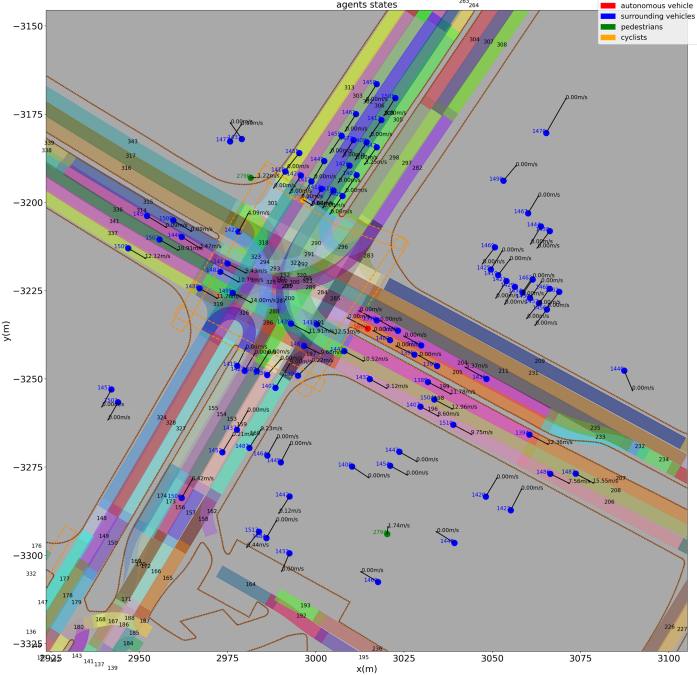
#> input picture images/portfolio5/lane_polygon_map_matching.png, 2090 x 2025 px, found by its file name (shown at 1/3 size)
$ python resize_image.py
#> lines starting #> are read from the running program, lines starting #| are printed output that depends on the picture
from PIL import Image
import os

def resize_image(input_path, output_width=None, output_height=None, keep_aspect=True):
    """
    Resize a PNG image to specified dimensions.

    Args:
        input_path (str): Path to the input PNG file
        output_width (int): Desired width in pixels (None to calculate from height)
        output_height (int): Desired height in pixels (None to calculate from width)
        keep_aspect (bool): Whether to maintain aspect ratio (default: True)

    Returns:
        str: Path to the resized image
    """
#> called with output_width = 500, output_height = 300, keep_aspect = True
    # Open the image
    with Image.open(input_path) as img:
#> img is the input picture: PIL image 2090x2025 RGBA; mean R, G, B, A 168.8, 167.3, 167.7, 255
        original_width, original_height = img.size
#> original_width = 2090; original_height = 2025

        # Calculate new dimensions if keeping aspect ratio
        if keep_aspect:
            if output_width and output_height:
                # Calculate scaling factors for both dimensions
                width_ratio = output_width / original_width
#> width_ratio = 0.239
                height_ratio = output_height / original_height
#> height_ratio = 0.148
                # Use the smaller ratio to maintain aspect
                ratio = min(width_ratio, height_ratio)
#> ratio = 0.148
                new_width = int(original_width * ratio)
#> new_width = 309
                new_height = int(original_height * ratio)
#> new_height = 300
            elif output_width:
                ratio = output_width / original_width
                new_width = output_width
                new_height = int(original_height * ratio)
            elif output_height:
                ratio = output_height / original_height
                new_height = output_height
                new_width = int(original_width * ratio)
            else:
                raise ValueError("Either width or height must be specified")
        else:
            new_width = output_width or original_width
            new_height = output_height or original_height

        # Resize the image
        resized_img = img.resize((new_width, new_height), Image.LANCZOS)
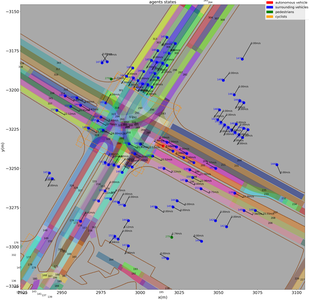
#> resized_img: PIL image 309x300 RGBA; mean R, G, B, A 168.8, 167.3, 167.6, 255

        # Create output filename
        dirname, basename = os.path.split(input_path)
        name, ext = os.path.splitext(basename)
        output_filename = f"{name}_{new_width}x{new_height}{ext}"
#> output_filename = 'lane_polygon_map_matching_309x300.png'
        output_path = os.path.join(dirname, output_filename)

        # Save the resized image
        resized_img.save(output_path)
        print(f"Image saved to: {output_path}")
#| Image saved to: C://Users//yimin//cv//academicpages.github.io//images//portfolio5/lane_polygon_map_matching_309x300.png
        return output_path

# Example usage:
if __name__ == "__main__":
    input_image = "C://Users//yimin//cv//academicpages.github.io//images//portfolio5//lane_polygon_map_matching.png"  # Change this to your image path
    resize_image(input_image, 500, 300)  # Resize to 500x300
    #resize_image(input_image, 800)       # Resize width to 800, height auto
    #resize_image(input_image, None, 600) # Resize height to 600, width auto

$ run again, with images/portfolio5/conflict_point_in_crossing.png copied over images/portfolio5/lane_polygon_map_matching.png
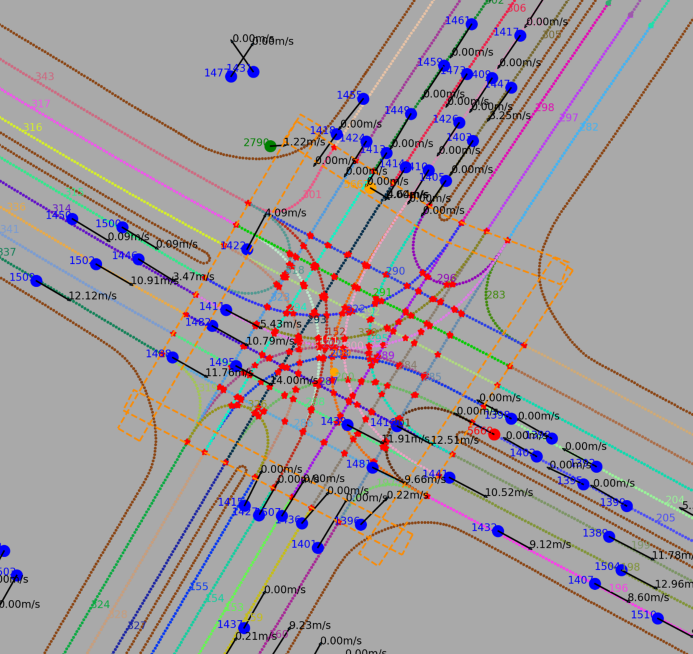
#> input picture images/portfolio5/conflict_point_in_crossing.png, 2078 x 1962 px, found by its file name (shown at 1/3 size)
#> in resize_image, img is the input picture: PIL image 2078x1962 RGBA; mean R, G, B, A 161.3, 156.5, 159.7, 255
#> in resize_image, `resized_img = img.resize((new_width, new_height), Image.LANCZOS)`:
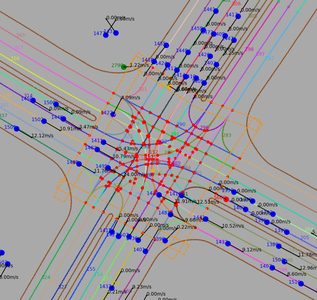
#> resized_img: PIL image 317x300 RGBA; mean R, G, B, A 161.3, 156.6, 159.7, 255
#| Image saved to: C://Users//yimin//cv//academicpages.github.io//images//portfolio5/lane_polygon_map_matching_317x300.png

$ run again, with images/portfolio5/lane_center_line_visualization.png copied over images/portfolio5/lane_polygon_map_matching.png
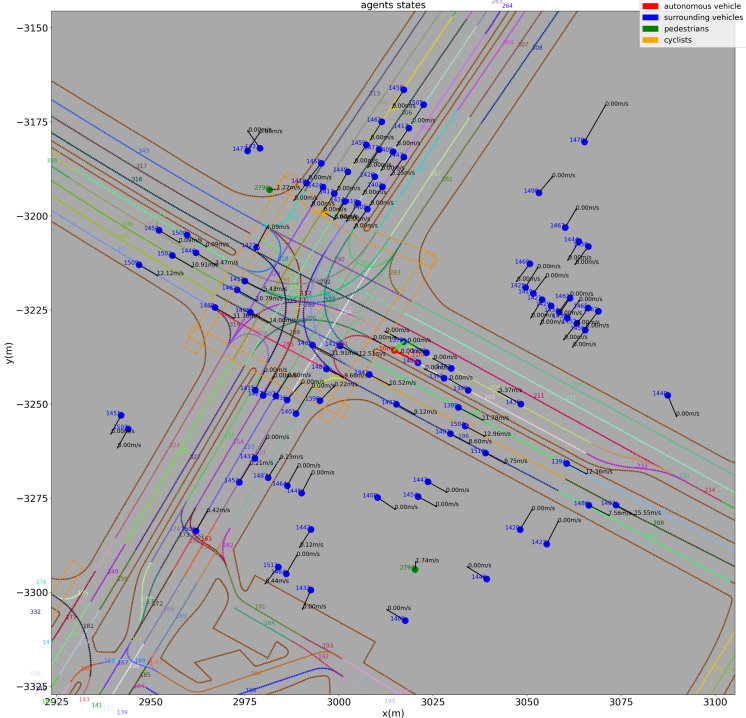
#> input picture images/portfolio5/lane_center_line_visualization.png, 2236 x 2154 px, found by its file name (shown at 1/3 size)
#> in resize_image, img is the input picture: PIL image 2236x2154 RGBA; mean R, G, B, A 174.5, 173.6, 174.8, 255
#> in resize_image, `resized_img = img.resize((new_width, new_height), Image.LANCZOS)`:
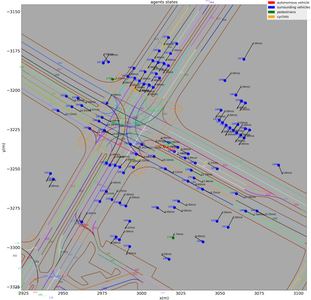
#> resized_img: PIL image 311x300 RGBA; mean R, G, B, A 174.4, 173.6, 174.7, 255
#| Image saved to: C://Users//yimin//cv//academicpages.github.io//images//portfolio5/lane_polygon_map_matching_311x300.png
